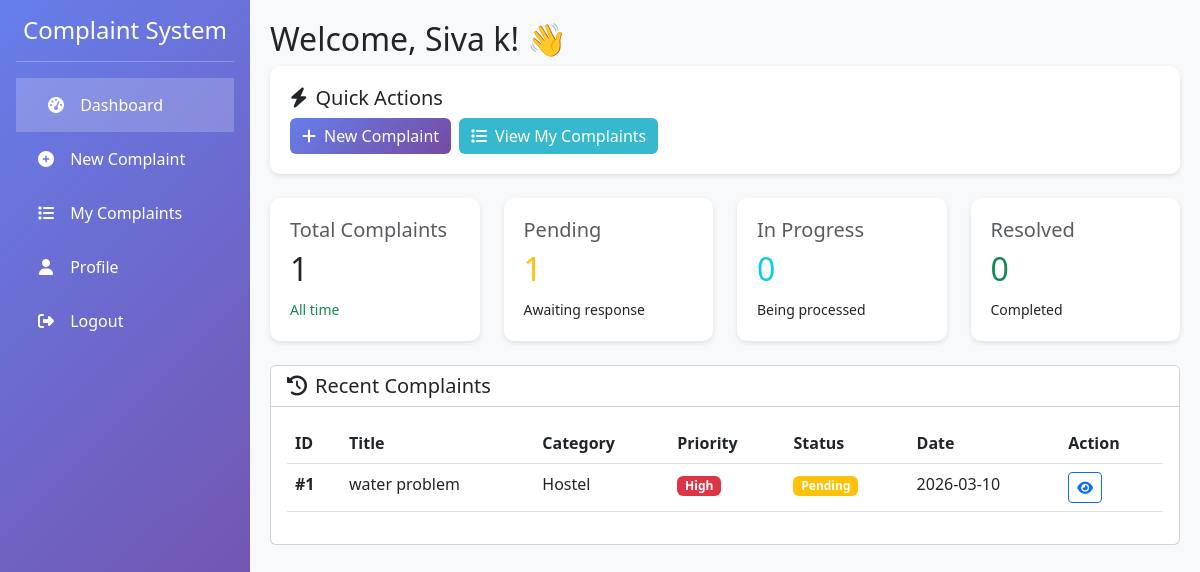
/dashboard (signed in), run on an earlier commit of the app's database.
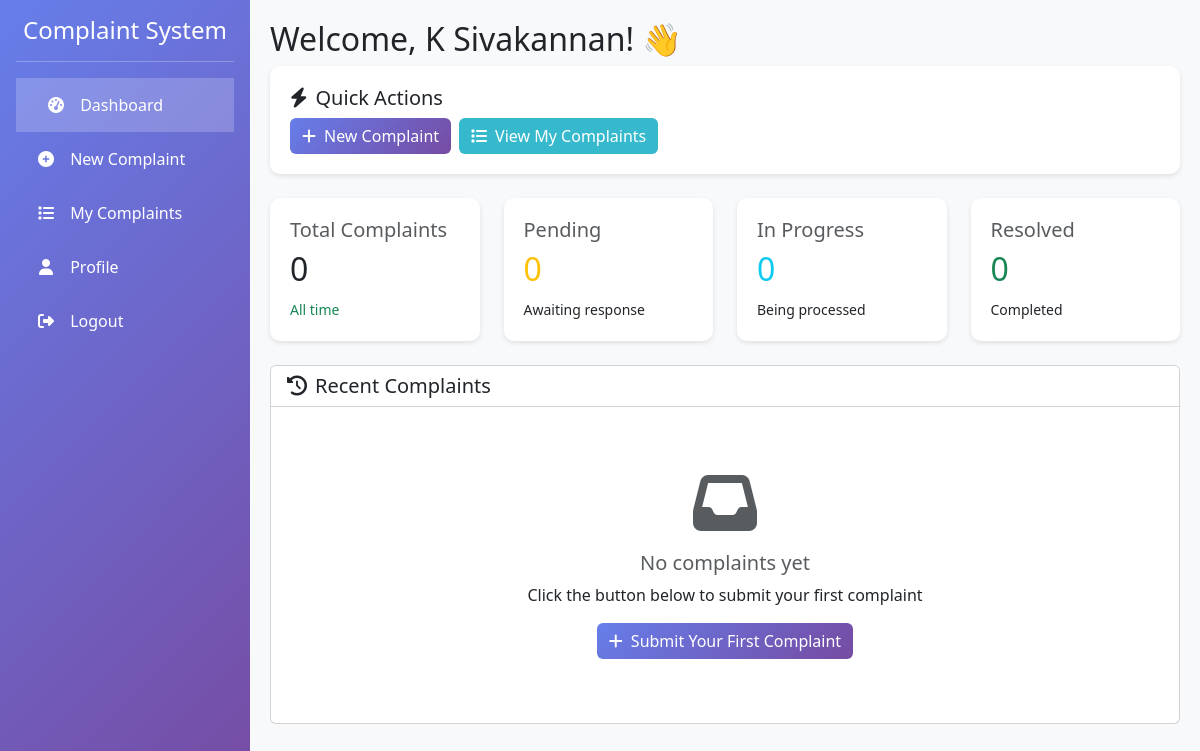
And on a later commit of the database.
### app.py (models this page shows)
class Complaint(db.Model):
    __tablename__ = 'complaint'
    id = db.Column(db.Integer, primary_key=True)
    user_id = db.Column(db.Integer, db.ForeignKey('user.id'), nullable=False)
    title = db.Column(db.String(200), nullable=False)
    description = db.Column(db.Text, nullable=False)
    category = db.Column(db.String(50), nullable=False)
    priority = db.Column(db.String(20), default='Medium')
    status = db.Column(db.String(20), default='Pending')
    assigned_to = db.Column(db.Integer, db.ForeignKey('user.id'))
    submitted_at = db.Column(db.DateTime, default=datetime.utcnow)
    last_updated = db.Column(db.DateTime, default=datetime.utcnow, onupdate=datetime.utcnow)
    resolved_at = db.Column(db.DateTime)
    attachment = db.Column(db.String(200))
    anonymous = db.Column(db.Boolean, default=False)
    feedback_rating = db.Column(db.Integer)
    feedback_comment = db.Column(db.Text)

### app.py (the view)
@app.route('/dashboard')
@login_required
def dashboard():
    role = session['role']
    user_id = session['user_id']
    if role == 'admin':
        total_users = User.query.count()
        total_complaints = Complaint.query.count()
        pending_complaints = Complaint.query.filter_by(status='Pending').count()
        in_progress_complaints = Complaint.query.filter_by(status='In Progress').count()
        resolved_complaints = Complaint.query.filter_by(status='Resolved').count()
        recent_complaints = Complaint.query.order_by(Complaint.submitted_at.desc()).limit(5).all()
        recent_users = User.query.order_by(User.created_at.desc()).limit(5).all()
        return render_template('admin/dashboard.html',
                             total_users=total_users,
                             total_complaints=total_complaints,
                             pending_complaints=pending_complaints,
                             in_progress_complaints=in_progress_complaints,
                             resolved_complaints=resolved_complaints,
                             recent_complaints=recent_complaints,
                             recent_users=recent_users)
    elif role == 'student':
        complaints = Complaint.query.filter_by(user_id=user_id).order_by(Complaint.submitted_at.desc()).all()
        stats = {
            'total': len(complaints),
            'pending': sum(1 for c in complaints if c.status == 'Pending'),
            'in_progress': sum(1 for c in complaints if c.status == 'In Progress'),
            'resolved': sum(1 for c in complaints if c.status == 'Resolved')
        }
        return render_template('student/dashboard.html', complaints=complaints, stats=stats)
    elif role == 'faculty':
        assigned_complaints = Complaint.query.filter_by(assigned_to=user_id).order_by(Complaint.submitted_at.desc()).all()
        return render_template('faculty/dashboard.html', complaints=assigned_complaints)
    return redirect(url_for('login'))

### app.py (called while the page is built)
def login_required(f):
    @wraps(f)
    def decorated_function(*args, **kwargs):
        if 'user_id' not in session:
            flash('Please login first!', 'warning')
            return redirect(url_for('login'))
        return f(*args, **kwargs)
    return decorated_function

### templates/student/dashboard.html (shortened to what the changed rows need)
<!DOCTYPE html>
<html>
<head>
    <link href="https://cdn.jsdelivr.net/npm/bootstrap@5.3.0/dist/css/bootstrap.min.css" rel="stylesheet">
    <link rel="stylesheet" href="https://cdnjs.cloudflare.com/ajax/libs/font-awesome/6.4.0/css/all.min.css">
</head>
<body>
    <div class="main-content">
        <h2>Welcome, {{ session['full_name'] }}! 👋</h2>
        <div class="quick-actions">
            <h5><i class="fas fa-bolt me-2"></i>Quick Actions</h5>
            <div class="d-flex gap-2 flex-wrap">
            </div>
        </div>
        <div class="row mt-4">
            <div class="col-md-3">
                <div class="stat-card">
                    <h5 class="text-muted">Total Complaints</h5>
                    <h2>{{ stats.total }}</h2>
                    <small class="text-success">All time</small>
                </div>
            </div>
            <div class="col-md-3">
                <div class="stat-card">
                    <h5 class="text-muted">Pending</h5>
                    <h2 class="text-warning">{{ stats.pending }}</h2>
                    <small>Awaiting response</small>
                </div>
            </div>
            <div class="col-md-3">
                <div class="stat-card">
                    <h2 class="text-info">{{ stats.in_progress }}</h2>
                </div>
            </div>
            <div class="col-md-3">
                <div class="stat-card">
                    <h2 class="text-success">{{ stats.resolved }}</h2>
                </div>
            </div>
        </div>
        <div class="card mt-4">
            <div class="card-header bg-white">
            </div>
            <div class="card-body">
                {% if complaints %}
                <div class="table-responsive">
                    <table class="table table-hover">
                        <thead>
                            <tr>
                                <th>ID</th>
                                <th>Title</th>
                                <th>Category</th>
                                <th>Priority</th>
                                <th>Status</th>
                                <th>Date</th>
                                <th>Action</th>
                            </tr>
                        </thead>
                        <tbody>
                            {% for complaint in complaints[:5] %}
                            <tr>
                                <td><strong>#{{ complaint.id }}</strong></td>
                                <td>{{ complaint.title[:30] }}{% if complaint.title|length > 30 %}...{% endif %}</td>
                                <td>{{ complaint.category }}</td>
                                <td>
                                    <span class="badge bg-{{ 'danger' if complaint.priority == 'High' else 'warning' if complaint.priority == 'Medium' else 'success' }}">
                                        {{ complaint.priority }}
                                    </span>
                                </td>
                                <td>
                                    <span class="badge bg-{{ 'warning' if complaint.status == 'Pending' else 'info' if complaint.status == 'In Progress' else 'success' }}">
                                        {{ complaint.status }}
                                    </span>
                                </td>
                                <td>{{ complaint.submitted_at.strftime('%Y-%m-%d') }}</td>
                                <td>
                                    <a href="{{ url_for('view_complaint', complaint_id=complaint.id) }}"
                                       class="btn btn-sm btn-outline-primary">
                                        <i class="fas fa-eye"></i>
                                    </a>
                                </td>
                            </tr>
                            {% endfor %}
                        </tbody>
                    </table>
                </div>
                {% else %}
                <div class="text-center py-5">
                    <i class="fas fa-inbox fa-4x text-muted mb-3"></i>
                    <h5 class="text-muted">No complaints yet</h5>
                    <p>Click the button below to submit your first complaint</p>
                    <a href="{{ url_for('new_complaint') }}" class="btn btn-primary">
                        <i class="fas fa-plus me-2"></i>Submit Your First Complaint
                    </a>
                </div>
                {% endif %}
            </div>
        </div>
    </div>
</body>
</html>

What changed in the data, as far as the page shows it:
removed Complaint: id "1", title "water problem", category "Hostel", priority "High", status "Pending", submitted_at "2026-03-10"
Also different on the page:
{{ session['full_name'] }}: "Siva k" → "K Sivakannan"
{{ stats.total }}: "1" → "0"
{{ stats.pending }}: "1" → "0"
text no longer shown: "ID Title Category Priority Status Date Action"
text now shown: "No complaints yet Click the button below to submit your first complaint Submit Your First Complaint"
